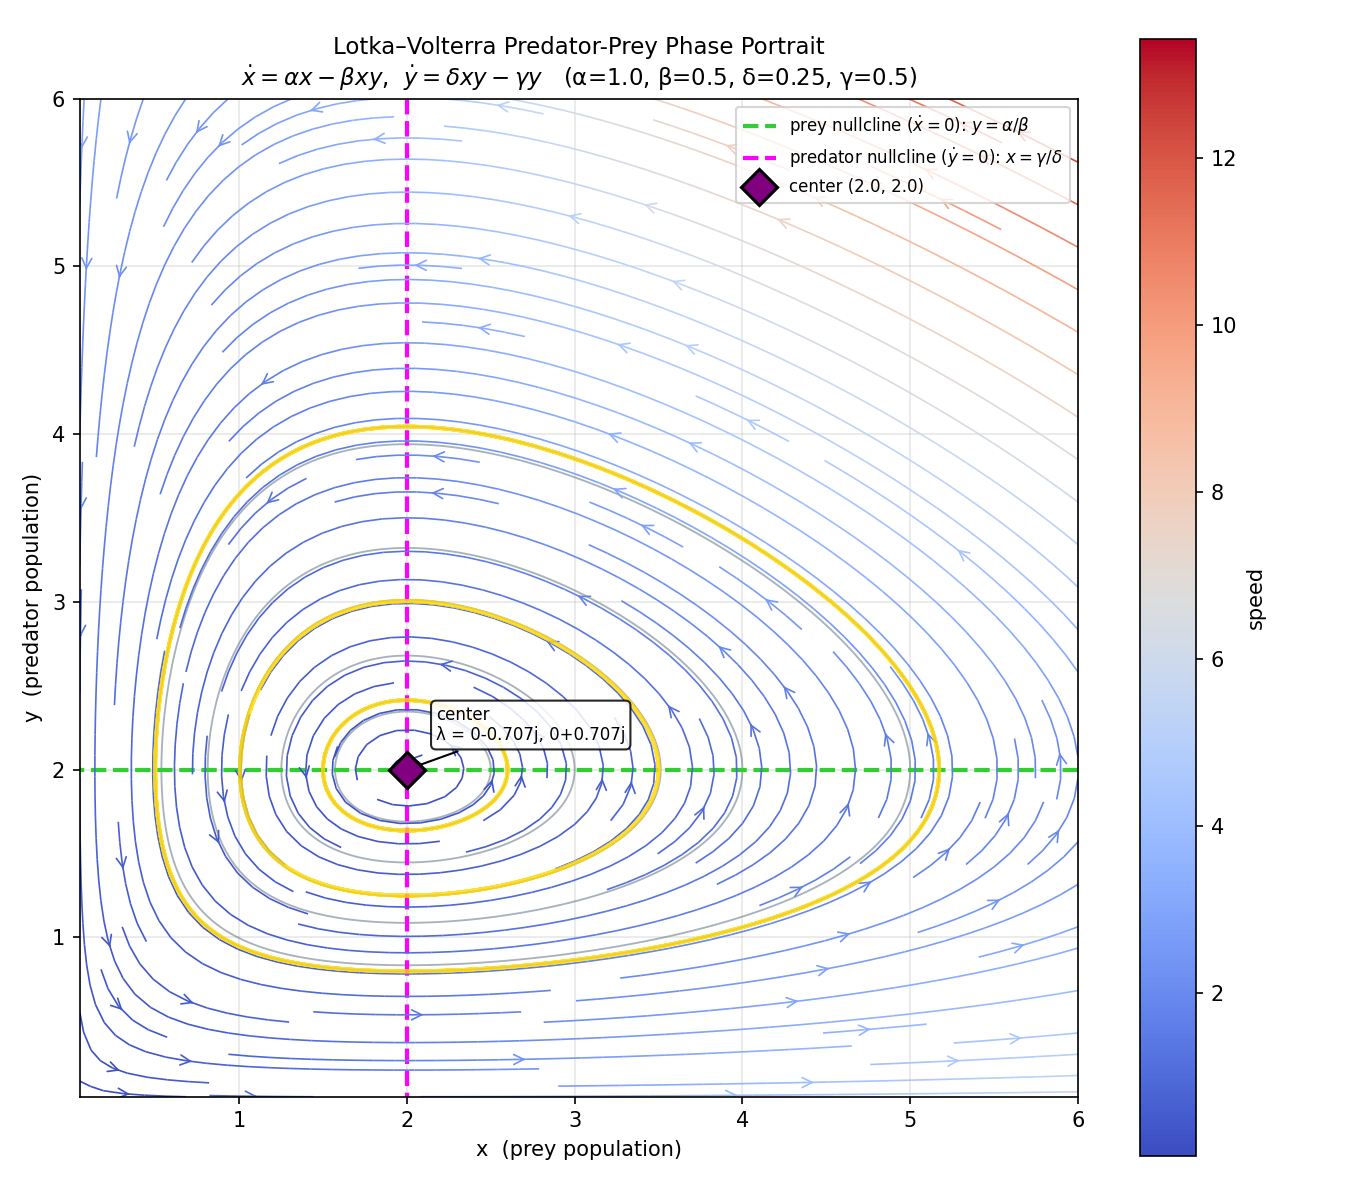

Write Python code to recreate this figure.
"""
Lotka–Volterra Predator-Prey Phase Portrait
============================================

    dx/dt = αx  - βxy   =  x(α - βy)     (prey)
    dy/dt = δxy - γy     =  y(δx - γ)     (predator)

Parameters used:  α = 1, β = 0.5, δ = 0.25, γ = 0.5
Equilibria:
    (0, 0)            — saddle
    (γ/δ, α/β) = (2, 2) — center  (conserved quantity → closed orbits)
"""

import sympy as sp
import numpy as np
import matplotlib.pyplot as plt
from matplotlib.colors import Normalize
from scipy.integrate import solve_ivp

from phase_portrait import (find_equilibria, classify_equilibrium)


# ── Parameters ──
alpha, beta, delta, gamma_ = 1.0, 0.5, 0.25, 0.5

x, y = sp.symbols("x y")
f_expr = alpha * x - beta * x * y      # prey  dx/dt
g_expr = delta * x * y - gamma_ * y    # predator  dy/dt

f_func = sp.lambdify((x, y), f_expr, modules="numpy")
g_func = sp.lambdify((x, y), g_expr, modules="numpy")

# ── Equilibria ──
equilibria = find_equilibria(f_expr, g_expr, x, y)
classifications = {}
for eq in equilibria:
    cls, eigs = classify_equilibrium(f_expr, g_expr, x, y, eq)
    classifications[eq] = (cls, eigs)

# ── Conserved quantity  H(x,y) = δx - γ ln(x) + βy - α ln(y) ──
def H(xv, yv):
    with np.errstate(divide="ignore", invalid="ignore"):
        return (delta * xv - gamma_ * np.log(xv)
                + beta * yv - alpha * np.log(yv))

# ── Plot ──
xlim, ylim = (0.05, 6), (0.05, 6)
grid_n = 300

xs = np.linspace(xlim[0], xlim[1], grid_n)
ys = np.linspace(ylim[0], ylim[1], grid_n)
X, Y = np.meshgrid(xs, ys)
U = f_func(X, Y)
V = g_func(X, Y)
speed = np.sqrt(U**2 + V**2)
speed = np.where(speed == 0, 1e-10, speed)

fig, ax = plt.subplots(figsize=(9, 8))

# Closed orbits via conserved quantity contours
Hval = H(X, Y)
# Choose contour levels from orbits passing through specific initial conditions
h_levels = sorted(set(
    H(x0, 2.0) for x0 in [0.5, 1.0, 1.5, 2.5, 3.0, 4.0, 5.0]
))
ax.contour(X, Y, Hval, levels=h_levels, colors="slategray",
           linewidths=0.9, alpha=0.6)

# Nullclines
ax.contour(X, Y, U, levels=[0], colors="limegreen", linewidths=2, linestyles="--")
ax.contour(X, Y, V, levels=[0], colors="magenta", linewidths=2, linestyles="--")
ax.plot([], [], color="limegreen", ls="--", lw=2,
        label=r"prey nullcline ($\dot{x}=0$): $y = \alpha/\beta$")
ax.plot([], [], color="magenta", ls="--", lw=2,
        label=r"predator nullcline ($\dot{y}=0$): $x = \gamma/\delta$")

# Streamplot
qgrid = 30
Xq, Yq = np.meshgrid(np.linspace(xlim[0], xlim[1], qgrid),
                      np.linspace(ylim[0], ylim[1], qgrid))
Uq, Vq = f_func(Xq, Yq), g_func(Xq, Yq)
sq = np.sqrt(Uq**2 + Vq**2)
sq = np.where(sq == 0, 1e-10, sq)

norm = Normalize(vmin=sq.min(), vmax=sq.max())
strm = ax.streamplot(Xq, Yq, Uq, Vq, color=sq, cmap="coolwarm",
                     norm=norm, density=1.6, linewidth=0.8,
                     arrowsize=1.2, arrowstyle="->")
fig.colorbar(strm.lines, ax=ax, label="speed")

# Trajectory examples — integrate a few orbits to show direction
for x0_val in [0.5, 1.5, 3.5]:
    sol = solve_ivp(lambda t, s: [f_func(s[0], s[1]), g_func(s[0], s[1])],
                    [0, 30], [x0_val, 2.0], max_step=0.05)
    ax.plot(sol.y[0], sol.y[1], color="gold", lw=1.8, alpha=0.8,
            zorder=3)

# Mark equilibria
marker_style = {
    "saddle": dict(marker="s", color="green"),
    "center": dict(marker="D", color="purple"),
}
for eq, (cls, eigs) in classifications.items():
    # Skip origin for visual clarity (it's at the axes boundary)
    if eq[0] < xlim[0] or eq[1] < ylim[0]:
        continue
    style = marker_style.get(cls, dict(marker="x", color="black"))
    ax.plot(eq[0], eq[1], marker=style["marker"], color=style["color"],
            markersize=12, markeredgecolor="black", markeredgewidth=1.5,
            label=f"{cls} ({eq[0]:.1f}, {eq[1]:.1f})", zorder=5)
    eig_str = ", ".join(f"{e:.3g}" for e in eigs)
    ax.annotate(f"{cls}\nλ = {eig_str}",
                xy=eq, xytext=(14, 14), textcoords="offset points",
                fontsize=8, bbox=dict(boxstyle="round,pad=0.3",
                                      fc="white", alpha=0.85),
                arrowprops=dict(arrowstyle="->", color="black"))

ax.set_xlim(xlim)
ax.set_ylim(ylim)
ax.set_xlabel("x  (prey population)")
ax.set_ylabel("y  (predator population)")
ax.set_aspect("equal")
ax.legend(loc="upper right", fontsize=8)
ax.grid(True, alpha=0.3)
ax.set_title(
    "Lotka–Volterra Predator-Prey Phase Portrait\n"
    r"$\dot{x} = \alpha x - \beta xy$,  "
    r"$\dot{y} = \delta xy - \gamma y$"
    f"   (α={alpha}, β={beta}, δ={delta}, γ={gamma_})",
    fontsize=11)

plt.tight_layout()
plt.savefig("lotka_volterra.png", dpi=150)
plt.show()

# Print summary
print("\n=== Lotka–Volterra Equilibrium Points ===")
for eq, (cls, eigs) in classifications.items():
    eig_str = ", ".join(f"{e:.4g}" for e in eigs)
    print(f"  ({eq[0]:.4f}, {eq[1]:.4f})  →  {cls}  (eigenvalues: {eig_str})")
